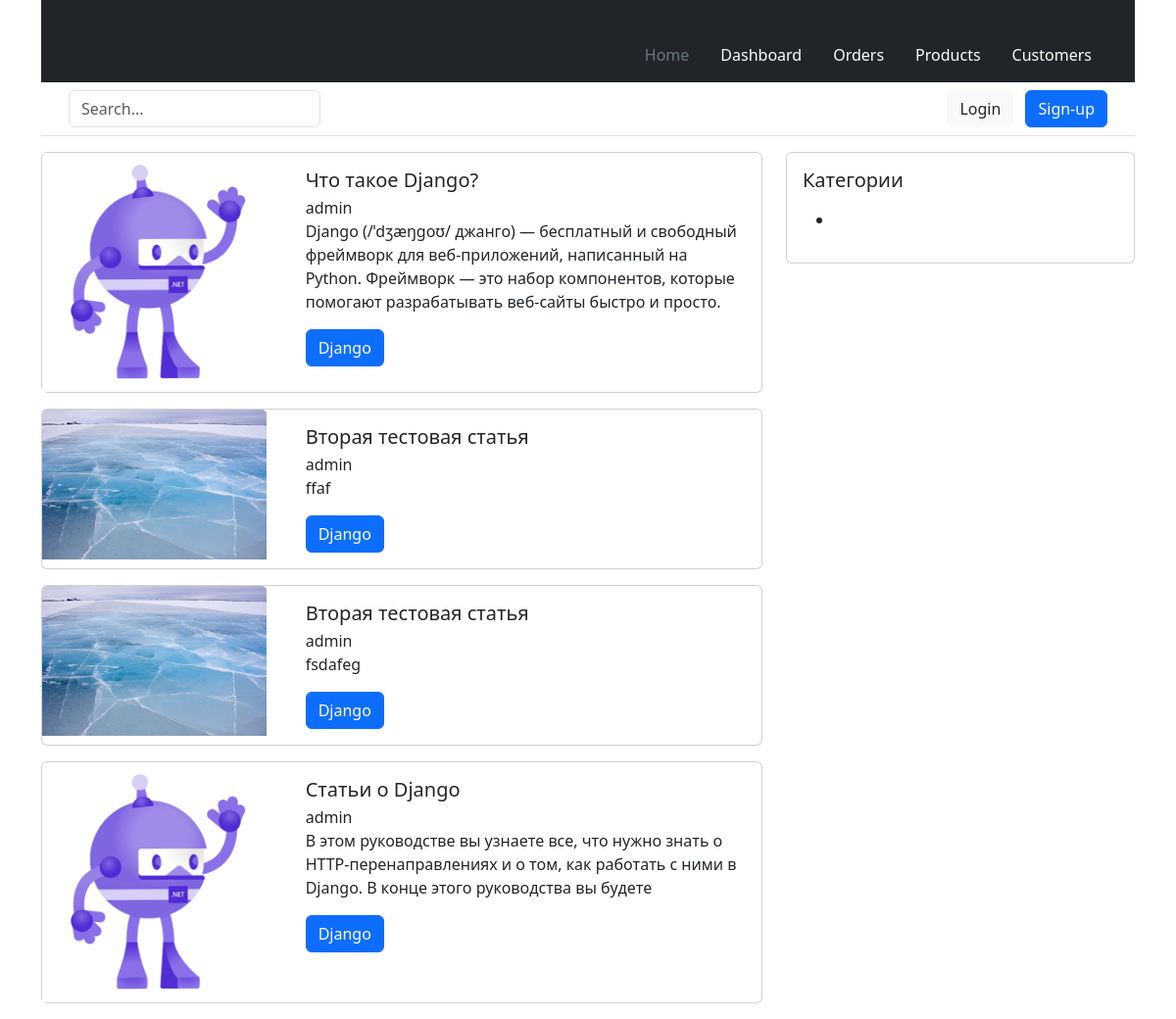
The page / on the database its author committed.
### modules/blog/models.py (models this page shows, shortened)
class Article(models.Model):
    STATUS_OPTIONS = (
        ('published', 'Опубликовано'),
        ('draft', 'Черновик')
    )
    title = models.CharField(verbose_name='Заголовок', max_length=255)
    slug = models.SlugField(verbose_name='URL', max_length=255, blank=True, unique=True)
    category = TreeForeignKey('Category', on_delete=models.PROTECT, related_name='articles', verbose_name='Категория')
    short_description = models.TextField(verbose_name='Краткое описание', max_length=500)
    full_description = models.TextField(verbose_name='Полное описание')
    thumbnail = models.ImageField(
        verbose_name='Превью поста',
        blank=True,
        upload_to='images/thumbnails/%Y/%m/%d/',
        validators=[FileExtensionValidator(allowed_extensions=('png', 'jpg', 'webp', 'jpeg', 'gif'))]
    )
    status = models.CharField(choices=STATUS_OPTIONS, default='published', verbose_name='Статус поста', max_length=10)
    time_create = models.DateTimeField(auto_now_add=True, verbose_name='Время добавления')
    time_update = models.DateTimeField(auto_now=True, verbose_name='Время обновления')
    author = models.ForeignKey(to=User, verbose_name='Автор', on_delete=models.SET_DEFAULT, related_name='author_posts',
                               default=1)
    updater = models.ForeignKey(to=User, verbose_name='Обновил', on_delete=models.SET_NULL, null=True,
                                related_name='updater_posts', blank=True)
    fixed = models.BooleanField(verbose_name='Зафиксировано', default=False)
    class Meta:
        db_table = 'app_articles'
        ordering = ['-fixed', '-time_create']
        indexes = [models.Index(fields=['-fixed', '-time_create', 'status'])]
        verbose_name = 'Статья'
        verbose_name_plural = 'Статьи'

class Category(MPTTModel):
    title = models.CharField(max_length=255, verbose_name='Название категории')
    slug = models.SlugField(max_length=255, verbose_name='URL категории', blank=True)
    description = models.TextField(verbose_name='Описание категории', max_length=300)
    parent = TreeForeignKey(
        'self',
        on_delete=models.CASCADE,
        null=True,
        blank=True,
        db_index=True,
        related_name='children',
        verbose_name='Родительская категория'
    )
    class MPTTMeta:
        order_insertion_by = ('title',)
    class Meta:
        verbose_name = 'Категория'
        verbose_name_plural = 'Категории'
        db_table = 'app_categories'

### modules/blog/views.py (the view)
# urls.py: path('', ArticleListView.as_view(), name='home'),
class ArticleListView(ListView):
    model = Article
    template_name = 'blog/articles_list.html'
    context_object_name = 'articles'
    def get_context_data(self, **kwargs):
        context = super().get_context_data(**kwargs)
        context['title'] = 'Главная страница'
        return context

### templates/blog/articles_list.html
{% extends 'main.html' %}
{% block content %}
    {% for article in articles %}
    <div class="card mb-3">
        <div class="row">
            <div class="col-4">
                <img src="{{ article.thumbnail.url }}" class="card-img-top" alt="{{ article.title }}">
            </div>
            <div class="col-8">
                <div class="card-body">
                    <h5 class="card-title">{{ article.title }}</h5>
                    <div class="card-subtitle">{{ article.author.username }}</div>
                    <p class="card-text">{{ article.short_description }}</p>
                    <a href="{% url 'articles_by_category' article.category.slug %}" class="btn btn-primary">{{ article.category.title }}</a>
                  </div>
                </div>
            </div>
      </div>
    {% endfor %}
{% endblock %}

### templates/main.html (shortened to what this page needs)
<!DOCTYPE html>
<html lang="ru">
<head>
    {% load static %}
    <link href="{% static 'bootstrap/css/bootstrap.min.css' %}" type="text/css" rel="stylesheet">
</head>
<body>
    <div class="container">
        {% include 'header.html' %}
        <div class="row">
            <div class="col-8">
            {% block content %}
            {% endblock %}
            </div>
            <div class="col-4">
                {% include 'sidebar.html' %}
            </div>
        </div>
    </div>
</body>
</html>

### templates/header.html
<header>
    <div class="px-3 py-2 text-bg-dark">
      <div class="container">
        <div class="d-flex flex-wrap align-items-center justify-content-center justify-content-lg-start">
          <a href="/" class="d-flex align-items-center my-2 my-lg-0 me-lg-auto text-white text-decoration-none">
            <svg class="bi me-2" width="40" height="32" role="img" aria-label="Bootstrap"><use xlink:href="#bootstrap"></use></svg>
          </a>
          <ul class="nav col-12 col-lg-auto my-2 justify-content-center my-md-0 text-small">
            <li>
              <a href="#" class="nav-link text-secondary">
                <svg class="bi d-block mx-auto mb-1" width="24" height="24"><use xlink:href="#home"></use></svg>
                Home
              </a>
            </li>
            <li>
              <a href="#" class="nav-link text-white">
                <svg class="bi d-block mx-auto mb-1" width="24" height="24"><use xlink:href="#speedometer2"></use></svg>
                Dashboard
              </a>
            </li>
            <li>
              <a href="#" class="nav-link text-white">
                <svg class="bi d-block mx-auto mb-1" width="24" height="24"><use xlink:href="#table"></use></svg>
                Orders
              </a>
            </li>
            <li>
              <a href="#" class="nav-link text-white">
                <svg class="bi d-block mx-auto mb-1" width="24" height="24"><use xlink:href="#grid"></use></svg>
                Products
              </a>
            </li>
            <li>
              <a href="#" class="nav-link text-white">
                <svg class="bi d-block mx-auto mb-1" width="24" height="24"><use xlink:href="#people-circle"></use></svg>
                Customers
              </a>
            </li>
          </ul>
        </div>
      </div>
    </div>
    <div class="px-3 py-2 border-bottom mb-3">
      <div class="container d-flex flex-wrap justify-content-center">
        <form class="col-12 col-lg-auto mb-2 mb-lg-0 me-lg-auto" role="search">
          <input type="search" class="form-control" placeholder="Search..." aria-label="Search">
        </form>
        <div class="text-end">
          <button type="button" class="btn btn-light text-dark me-2">Login</button>
          <button type="button" class="btn btn-primary">Sign-up</button>
        </div>
      </div>
    </div>
  </header>

### templates/sidebar.html (shortened to what this page needs)
{% load mptt_tags %}
<div class="card">
    <div class="card-body">
      <h5 class="card-title">Категории</h5>
      {% full_tree_for_model blog.Category as categories %}
      <p class="card-text">
        <ul>
            {% recursetree categories %}
                <li>
                </li>
            {% endrecursetree %}
        </ul>
      </p>
    </div>
  </div>

### rows shown on the page
Article: thumbnail (picture), title "Что такое Django?", author.username "admin", short_description "Django (/ˈdʒæŋɡoʊ/ джанго) — бесплатный и свободный фреймворк для веб-приложений, написанный на Python. Фреймворк — это набор компонентов, которые помогают разрабатывать веб-сайты быстро и просто.", category "Django"
Article: thumbnail (picture), title "Вторая тестовая статья", author.username "admin", short_description "ffaf", category "Django"
Article: thumbnail (picture), title "Вторая тестовая статья", author.username "admin", short_description "fsdafeg", category "Django"
Article: thumbnail (picture), title "Статьи о Django", author.username "admin", short_description "В этом руководстве вы узнаете все, что нужно знать о HTTP-перенаправлениях и о том, как работать с ними в Django. В конце этого руководства вы будете", category "Django"
